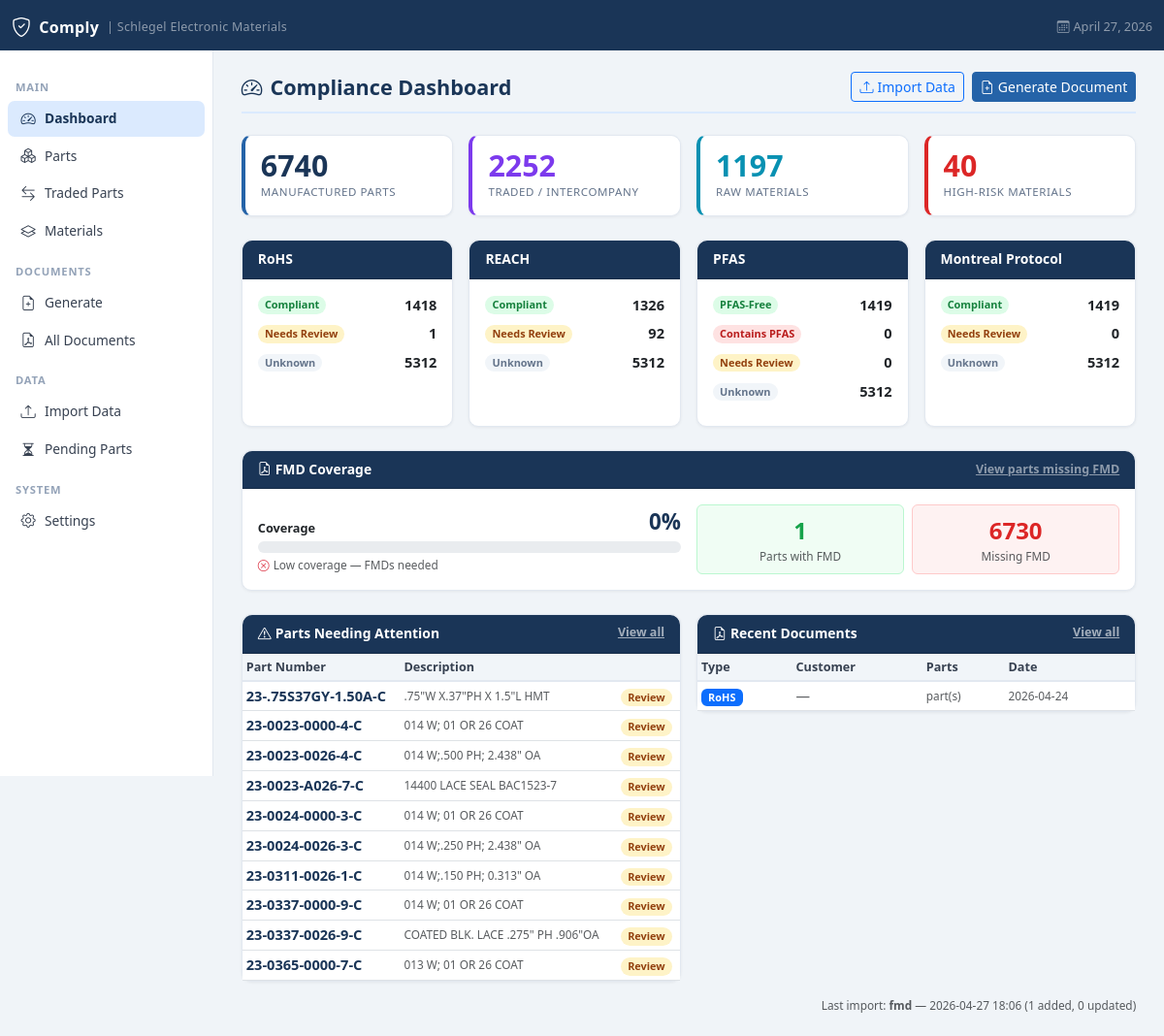
The page / on the database its author committed.
### tables this page shows
CREATE TABLE settings(
            id          INTEGER PRIMARY KEY AUTOINCREMENT,
            key         TEXT NOT NULL UNIQUE,
            value       TEXT,
            updated_at  TEXT DEFAULT (datetime('now'))
        );

CREATE TABLE import_log (
            id          INTEGER PRIMARY KEY AUTOINCREMENT,
            import_type TEXT,
            filename    TEXT,
            rows_added  INTEGER DEFAULT 0,
            rows_updated INTEGER DEFAULT 0,
            rows_skipped INTEGER DEFAULT 0,
            imported_at TEXT DEFAULT (datetime('now')),
            notes       TEXT
        );

CREATE TABLE documents (
            id              INTEGER PRIMARY KEY AUTOINCREMENT,
            doc_type        TEXT,
            customer        TEXT,
            signatory       TEXT,
            company         TEXT,
            file_path       TEXT,
            generated_at    TEXT DEFAULT (datetime('now'))
        );

### app.py (the view)
@app.route("/")
def dashboard():
    conn = get_db()
    total_parts = conn.execute("SELECT COUNT(*) FROM parts WHERE is_traded=0 AND is_active=1").fetchone()[0]
    traded_parts   = conn.execute("SELECT COUNT(*) FROM parts WHERE is_traded=1 AND is_active=1").fetchone()[0]
    total_materials= conn.execute("SELECT COUNT(*) FROM materials").fetchone()[0]
    total_docs     = conn.execute("SELECT COUNT(*) FROM documents").fetchone()[0]
    def std_counts(standard):
        rows = conn.execute("""
            SELECT cs.status, COUNT(*) cnt FROM compliance_status cs
            JOIN parts p ON p.part_number = cs.part_number
            WHERE cs.standard=? AND p.is_active=1 AND p.is_traded=0
            AND p.is_hidden=0
            GROUP BY cs.status
        """, (standard,)).fetchall()
        counts = {r["status"]: r["cnt"] for r in rows}
        unknown = conn.execute("""
            SELECT COUNT(*) FROM parts p
            WHERE p.is_active=1 AND p.is_traded=0 AND p.is_hidden=0
            AND NOT EXISTS (
                SELECT 1 FROM compliance_status cs
                WHERE cs.part_number = p.part_number
                AND cs.standard = ?
            )
        """, (standard,)).fetchone()[0]
        if unknown > 0:
            counts["Unknown"] = counts.get("Unknown", 0) + unknown
        return counts
    rohs_counts     = std_counts("RoHS")
    reach_counts    = std_counts("REACH")
    pfas_counts     = std_counts("PFAS")
    montreal_counts = std_counts("Montreal Protocol")
    needs_attention = conn.execute("""
        SELECT DISTINCT p.part_number, p.description
        FROM parts p
        JOIN compliance_status cs ON cs.part_number = p.part_number
        WHERE p.is_traded=0 AND p.is_active=1 AND cs.status IN ('Unknown','Needs Review','Contains PFAS','Contains SVHC','Contains ODS')
        LIMIT 10
    """).fetchall()
    high_risk_mats = conn.execute("""
        SELECT COUNT(*) FROM materials WHERE risk_level='High'
    """).fetchone()[0]
    pfas_mats = conn.execute(
        "SELECT COUNT(*) FROM materials WHERE pfas_flag=1").fetchone()[0]
    recent_docs = conn.execute("""
        SELECT d.*, GROUP_CONCAT(dp.part_number, ', ') as parts_list
        FROM documents d
        LEFT JOIN document_parts dp ON dp.document_id = d.id
        GROUP BY d.id ORDER BY d.generated_at DESC LIMIT 8
    """).fetchall()
    parts_with_fmd = conn.execute("""
        SELECT COUNT(DISTINCT p.part_number)
        FROM parts p
        JOIN fmd_files f ON f.part_number = p.part_number
        WHERE p.is_traded=0 AND p.is_active=1 AND p.is_hidden=0
    """).fetchone()[0]
    parts_without_fmd = conn.execute("""
        SELECT COUNT(*)
        FROM parts p
        WHERE p.is_traded=0 AND p.is_active=1 AND p.is_hidden=0
        AND NOT EXISTS (
            SELECT 1 FROM fmd_files f WHERE f.part_number = p.part_number
        )
    """).fetchone()[0]
    fmd_coverage_pct = round(
        (parts_with_fmd / (parts_with_fmd + parts_without_fmd) * 100)
        if (parts_with_fmd + parts_without_fmd) > 0 else 0
    )
    last_import = conn.execute(
        "SELECT * FROM import_log ORDER BY imported_at DESC LIMIT 1"
    ).fetchone()
    conn.close()
    return render_template("dashboard.html",
        total_parts=total_parts, traded_parts=traded_parts,
        total_materials=total_materials, total_docs=total_docs,
        rohs_counts=rohs_counts, reach_counts=reach_counts,
        pfas_counts=pfas_counts, montreal_counts=montreal_counts,
        needs_attention=needs_attention, high_risk_mats=high_risk_mats,
        pfas_mats=pfas_mats, recent_docs=recent_docs,
        last_import=last_import, parts_with_fmd=parts_with_fmd,
        parts_without_fmd=parts_without_fmd,
        fmd_coverage_pct=fmd_coverage_pct,)

### app.py (called while the page is built)
def get_db():
    conn = sqlite3.connect(DB_PATH)
    conn.row_factory = sqlite3.Row
    conn.execute("PRAGMA foreign_keys = ON")
    return conn

def get_unacknowledged_versions():
    conn = get_db()
    rows = conn.execute("""
        SELECT rv.standard, rv.version, rv.updated_at, rv.notes
        FROM regulatory_versions rv
        WHERE NOT EXISTS (
            SELECT 1 FROM user_acknowledged_versions uav
            WHERE uav.standard = rv.standard
            AND uav.version = rv.version
        )
        ORDER BY rv.updated_at DESC
    """).fetchall()
    conn.close()
    return [dict(r) for r in rows]

@app.context_processor
def inject_regulatory_notifications():
    try:
        updates = get_unacknowledged_versions()
    except Exception:
        updates = []
    return dict(regulatory_updates=updates)

@app.context_processor
def inject_globals():
    import flask
    conn = get_db()
    rows = conn.execute("SELECT key, value FROM settings").fetchall()
    settings = {r["key"]: r["value"] for r in rows}
    theme = settings.get("theme", "navy")
    conn.close()
    return {
        "now":      datetime.now(),
        "request":  flask.request,
        "settings": settings,
        "theme":    theme,
    }

### templates/dashboard.html (shortened to what this page needs)
{% extends "base.html" %}
{% block content %}
<div class="page-header">
  <h1><i class="bi bi-speedometer2 me-2"></i>Compliance Dashboard</h1>
  <div class="d-flex gap-2">
    <a href="/import" class="btn btn-outline-primary btn-sm"><i class="bi bi-upload me-1"></i>Import Data</a>
    <a href="/documents/generate" class="btn btn-primary btn-sm"><i class="bi bi-file-earmark-plus me-1"></i>Generate Document</a>
  </div>
</div>
<div class="row g-3 mb-4">
  <div class="col-6 col-lg-3">
    <div class="card stat-card p-3 h-100">
      <div class="stat-num">{{ total_parts }}</div>
      <div class="stat-lbl">Manufactured Parts</div>
    </div>
  </div>
  <div class="col-6 col-lg-3">
    <div class="card stat-card h-100 p-3" style="border-left-color:#7c3aed">
      <div class="stat-num" style="color:#7c3aed">{{ traded_parts }}</div>
      <div class="stat-lbl">Traded / Intercompany</div>
    </div>
  </div>
  <div class="col-6 col-lg-3">
    <div class="card stat-card h-100 p-3" style="border-left-color:#0891b2">
      <div class="stat-num" style="color:#0891b2">{{ total_materials }}</div>
      <div class="stat-lbl">Raw Materials</div>
    </div>
  </div>
  <div class="col-6 col-lg-3">
    <div class="card stat-card h-100 p-3" style="border-left-color:#dc2626">
      <div class="stat-num" style="color:#dc2626">{{ high_risk_mats }}</div>
      <div class="stat-lbl">High-Risk Materials</div>
    </div>
  </div>
</div>
<div class="row g-3 mb-4">
  {% set grids = [
    ('RoHS',             rohs_counts,     [('Compliant','badge-compliant'),('Needs Review','badge-review'),('Unknown','badge-unknown')]),
    ('REACH',            reach_counts,    [('Compliant','badge-compliant'),('Needs Review','badge-review'),('Unknown','badge-unknown')]),
    ('PFAS',             pfas_counts,     [('PFAS-Free','badge-pfasfree'),('Contains PFAS','badge-pfas'),('Needs Review','badge-review'),('Unknown','badge-unknown')]),
    ('Montreal Protocol',montreal_counts, [('Compliant','badge-compliant'),('Needs Review','badge-review'),('Unknown','badge-unknown')]),
  ] %}
  {% for name, counts, statuses in grids %}
  <div class="col-6 col-lg-3">
    <div class="card h-100">
      <div class="card-header">{{ name }}</div>
      <div class="card-body p-3">
        {% for label, cls in statuses %}
        <div class="d-flex justify-content-between align-items-center mb-2">
          <span class="badge {{ cls }} rounded-pill">{{ label }}</span>
          <span class="fw-bold">{{ counts.get(label, 0) }}</span>
        </div>
        {% endfor %}
      </div>
    </div>
  </div>
  {% endfor %}
</div>
<div class="row g-3 mb-4">
  <div class="col-12">
    <div class="card">
      <div class="card-header d-flex justify-content-between align-items-center">
        <span><i class="bi bi-file-earmark-pdf me-1"></i>FMD Coverage</span>
        <a href="/parts?fmd=no" class="text-white-50" style="font-size:.78rem;">
          View parts missing FMD
        </a>
      </div>
      <div class="card-body">
        <div class="row g-3 align-items-center">
          <div class="col-12 col-md-6">
            <div class="d-flex justify-content-between align-items-end mb-1">
              <span class="fw-semibold small">Coverage</span>
              <span class="fw-bold" style="font-size:1.4rem; color:var(--brand-dark);">
                {{ fmd_coverage_pct }}%
              </span>
            </div>
            <div class="progress" style="height:12px; border-radius:6px;">
            </div>
            <div class="text-muted text-xs mt-1">
              {% if fmd_coverage_pct >= 75 %}
                <i class="bi bi-check-circle text-success me-1"></i>Good coverage
              {% elif fmd_coverage_pct >= 40 %}
                <i class="bi bi-exclamation-circle text-warning me-1"></i>Coverage needs improvement
              {% else %}
                <i class="bi bi-x-circle text-danger me-1"></i>Low coverage — FMDs needed
              {% endif %}
            </div>
          </div>
          <div class="col-12 col-md-6">
            <div class="row g-2 text-center">
              <div class="col-6">
                <div class="p-2 rounded" style="background:#f0fdf4; border:1px solid #bbf7d0;">
                  <div class="fw-bold" style="font-size:1.5rem; color:#16a34a;">
                    {{ parts_with_fmd }}
                  </div>
                  <div class="text-xs text-muted">Parts with FMD</div>
                </div>
              </div>
              <div class="col-6">
                <div class="p-2 rounded" style="background:#fef2f2; border:1px solid #fecaca;">
                  <div class="fw-bold" style="font-size:1.5rem; color:#dc2626;">
                    {{ parts_without_fmd }}
                  </div>
                  <div class="text-xs text-muted">Missing FMD</div>
                </div>
              </div>
            </div>
          </div>
        </div>
      </div>
    </div>
  </div>
</div>
<div class="row g-3">
  <div class="col-12 col-lg-6">
    <div class="card">
      <div class="card-header d-flex justify-content-between">
        <span><i class="bi bi-exclamation-triangle me-1"></i>Parts Needing Attention</span>
        <a href="/parts">View all</a>
      </div>
      <div class="card-body p-0">
        {% if needs_attention %}
        <table class="table table-sm table-hover mb-0">
          <thead><tr><th>Part Number</th><th>Description</th><th></th></tr></thead>
          <tbody>
            {% for p in needs_attention %}
            <tr>
              <td><a href="/parts/{{ p.part_number }}" class="fw-semibold text-decoration-none" style="color:var(--brand-dark)">{{ p.part_number }}</a></td>
              <td class="text-muted text-xs">{{ (p.description or '')[:40] }}</td>
              <td><span class="badge badge-review rounded-pill">Review</span></td>
            </tr>
            {% endfor %}
          </tbody>
        </table>
        {% endif %}
      </div>
    </div>
  </div>
  <div class="col-12 col-lg-6">
    <div class="card">
      <div class="card-header d-flex justify-content-between">
        <span><i class="bi bi-file-earmark-pdf me-1"></i>Recent Documents</span>
        <a href="/documents">View all</a>
      </div>
      <div class="card-body p-0">
        {% if recent_docs %}
        <table class="table table-sm table-hover mb-0">
          <thead><tr><th>Type</th><th>Customer</th><th>Parts</th><th>Date</th></tr></thead>
          <tbody>
            {% for d in recent_docs %}
            <tr>
              <td><span class="badge bg-primary">{{ d.doc_type }}</span></td>
              <td class="text-muted">{{ d.customer or '—' }}</td>
              <td class="text-muted text-xs">{{ d.part_count }} part(s)</td>
              <td class="text-muted text-xs">{{ d.generated_at[:10] }}</td>
            </tr>
            {% endfor %}
          </tbody>
        </table>
        {% else %}
        <p class="text-muted p-3 mb-0 text-center">No documents generated yet.</p>
        {% endif %}
      </div>
    </div>
  </div>
</div>
{% if last_import %}
<div class="mt-3 text-muted text-xs text-end">
  Last import: <strong>{{ last_import.import_type }}</strong> — {{ last_import.imported_at[:16] }}
  ({{ last_import.rows_added }} added, {{ last_import.rows_updated }} updated)
</div>
{% endif %}
{% endblock %}

### templates/base.html (shortened to what this page needs)
<!DOCTYPE html>
<html lang="en">
<head>
  <link href="https://cdn.jsdelivr.net/npm/bootstrap@5.3.2/dist/css/bootstrap.min.css" rel="stylesheet"/>
  <link href="https://cdn.jsdelivr.net/npm/bootstrap-icons@1.11.3/font/bootstrap-icons.css" rel="stylesheet"/>
</head>
<body>
<nav class="navbar navbar-dark">
  <div class="container-fluid">
    <a class="navbar-brand d-flex align-items-center gap-2" href="/">
      <i class="bi bi-shield-check fs-5"></i> Comply
      <span class="text-white-50 fw-normal" style="font-size:.78rem;">| {{ settings.get('company_name', 'Comply') }}</span>
    </a>
    <span class="text-white-50 small">
      <i class="bi bi-calendar3 me-1"></i>{{ now.strftime('%B %d, %Y') if now else '' }}
    </span>
  </div>
</nav>
<div class="main-wrap">
  <aside class="sidebar d-none d-md-flex flex-column">
    <div class="sidebar-section">Main</div>
    <ul class="nav flex-column">
      <li><a class="nav-link {% if request.endpoint=='dashboard' %}active{% endif %}" href="/">
        <i class="bi bi-speedometer2"></i> Dashboard
      </a></li>
      <li><a class="nav-link {% if request.endpoint in ['parts_list','part_detail'] %}active{% endif %}" href="/parts">
        <i class="bi bi-boxes"></i> Parts
      </a></li>
      <li><a class="nav-link {% if request.endpoint=='traded_parts' %}active{% endif %}" href="/parts/traded">
        <i class="bi bi-arrow-left-right"></i> Traded Parts
      </a></li>
      <li><a class="nav-link {% if 'material' in (request.endpoint or '') %}active{% endif %}" href="/materials">
        <i class="bi bi-layers"></i> Materials
      </a></li>
    </ul>
    <div class="sidebar-section">Documents</div>
    <ul class="nav flex-column">
      <li><a class="nav-link {% if request.endpoint=='generate_document' %}active{% endif %}" href="/documents/generate">
        <i class="bi bi-file-earmark-plus"></i> Generate
      </a></li>
      <li><a class="nav-link {% if request.endpoint=='documents_list' %}active{% endif %}" href="/documents">
        <i class="bi bi-file-earmark-pdf"></i> All Documents
      </a></li>
    </ul>
    <div class="sidebar-section">Data</div>
    <ul class="nav flex-column">
      <li><a class="nav-link {% if request.endpoint=='import_data' %}active{% endif %}" href="/import">
        <i class="bi bi-upload"></i> Import Data
      </a></li>
      <li><a class="nav-link {% if request.endpoint=='pending_parts' %}active{% endif %}" href="/parts/pending">
        <i class="bi bi-hourglass-split"></i> Pending Parts
      </a></li>
    </ul>
    <div class="sidebar-section">System</div>
    <ul class="nav flex-column">
      <li><a class="nav-link {% if request.endpoint=='settings_page' %}active{% endif %}" href="/settings">
        <i class="bi bi-gear"></i> Settings
      </a></li>
    </ul>
  </aside>
  <main class="main-content">
    {% block content %}{% endblock %}
  </main>
</div>
</body>
</html>

### rows shown on the page
settings: get "Schlegel Electronic Materials"
import_log: imported_at "April 27, 2026", import_type "fmd", imported_at "2026-04-27 18:06", rows_added "1", rows_updated "0"
documents: doc_type "RoHS", customer "—", generated_at "2026-04-24"

### other values the page prints
{{ total_parts }} "6740"
{{ traded_parts }} "2252"
{{ total_materials }} "1197"
{{ high_risk_mats }} "40"
{{ name }} "RoHS" "REACH" "PFAS" "Montreal Protocol"
{{ label }} "Compliant" "Needs Review" "Unknown" "Compliant" "Needs Review" "Unknown" "PFAS-Free" "Contains PFAS" "Needs Review" "Unknown" "Compliant" "Needs Review" "Unknown"
{{ counts.get(label, 0) }} "1418" "1" "5312" "1326" "92" "5312" "1419" "0" "0" "5312" "1419" "0" "5312"
{{ fmd_coverage_pct }} "0"
{{ parts_with_fmd }} "1"
{{ parts_without_fmd }} "6730"
{{ p.part_number }} "23-.75S37GY-1.50A-C" "23-0023-0000-4-C" "23-0023-0026-4-C" "23-0023-A026-7-C" "23-0024-0000-3-C" "23-0024-0026-3-C" "23-0311-0026-1-C" "23-0337-0000-9-C" "23-0337-0026-9-C" "23-0365-0000-7-C"
{{ (p.description or '')[:40] }} ".75\"W X.37\"PH X 1.5\"L HMT" "014 W; 01 OR 26 COAT" "014 W;.500 PH; 2.438\" OA" "14400 LACE SEAL BAC1523-7" "014 W; 01 OR 26 COAT" "014 W;.250 PH; 2.438\" OA" "014 W;.150 PH; 0.313\" OA" "014 W; 01 OR 26 COAT" "COATED BLK. LACE .275\" PH .906\"OA" "013 W; 01 OR 26 COAT"
